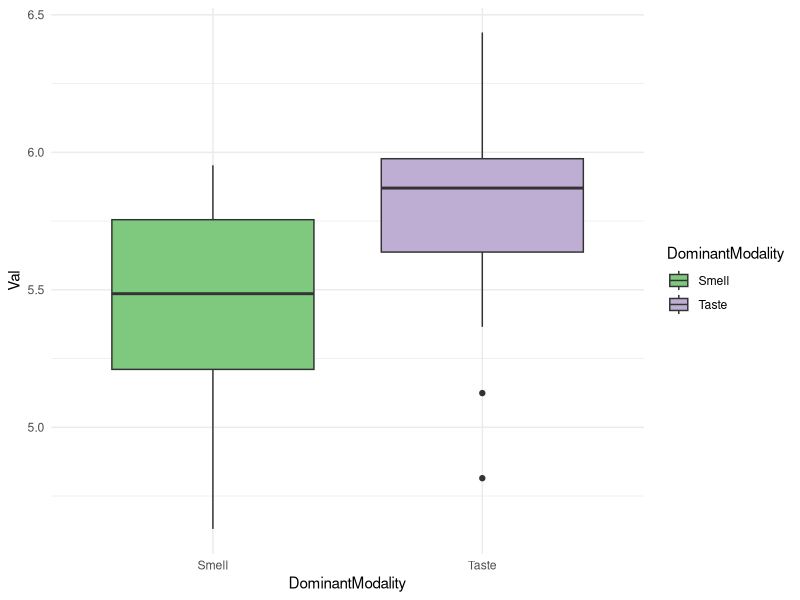
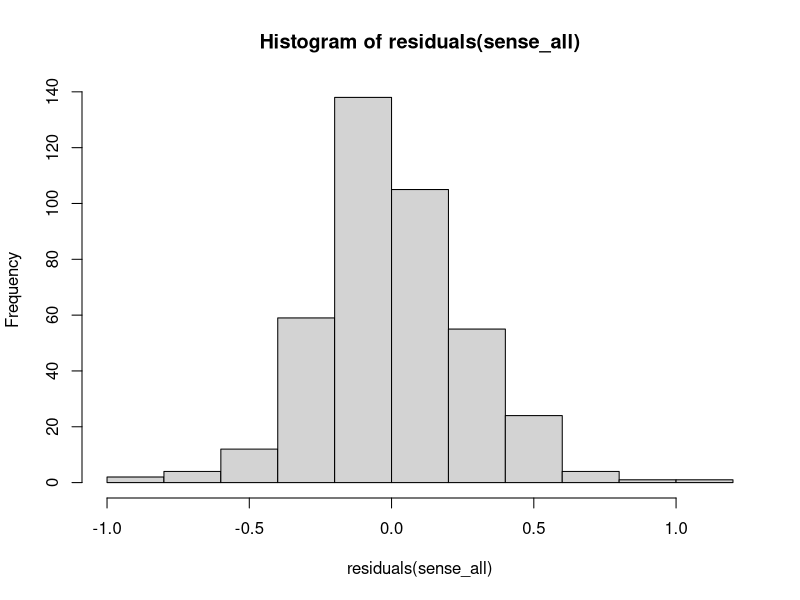
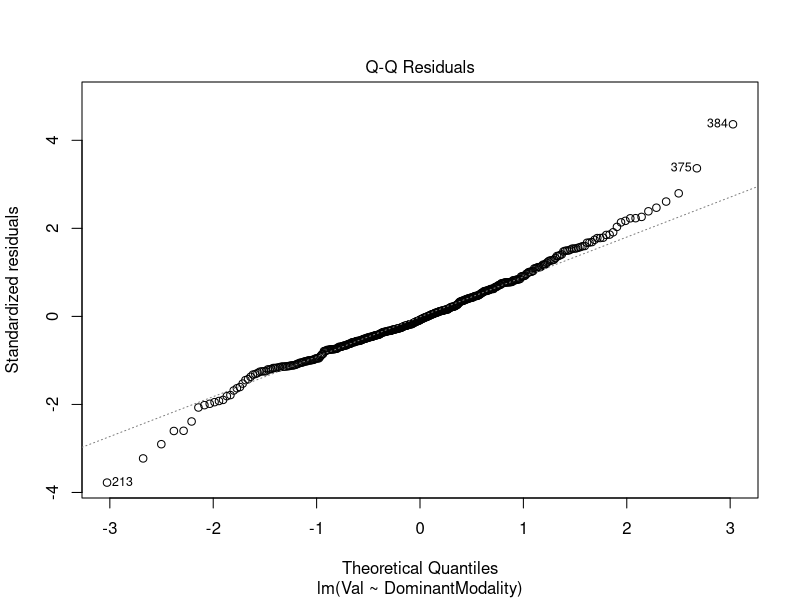

These charts were generated, in order, by the following R code: (Note: this script raises an error after producing the figures.)
## ---- chunk 1
library(tidyverse)
library(broom)
## ---- chunk 2
senses <- read_csv('winter_2016_senses_valence.csv')
senses
## ---- chunk 3
chem <- filter(senses, DominantModality %in% c('Taste', 'Smell'))
table(chem$DominantModality)
## ---- chunk 4
chem %>% group_by(DominantModality) %>%
summarize(M = mean(Val), SD = sd(Val))
## ---- chunk 5
chem %>% ggplot(aes(x = DominantModality, y = Val, fill = DominantModality)) +
geom_boxplot() + theme_minimal() +
scale_fill_brewer(palette = 'Accent')
## ---- chunk 6
chem_mdl <- lm(Val ~ DominantModality, data = chem)
summary(chem_mdl)
## ---- chunk 7
chem_preds <- tibble(DominantModality = unique(chem$DominantModality))
chem_preds
chem_preds$fit <- predict(chem_mdl, chem_preds)
chem_preds
## ---- chunk 8
chem <- mutate(chem,
DominantModality = factor(DominantModality),
ModRe = relevel(DominantModality, ref = 'Taste'))
## ---- chunk 9
levels(chem$DominantModality)
levels(chem$ModRe)
## ---- chunk 10
lm(Val ~ ModRe, data = chem)
## ---- chunk 11
unique(senses$DominantModality)
## ---- chunk 12
sense_all <- lm(Val ~ DominantModality, data = senses)
summary(sense_all)
## ---- chunk 13
sense_preds <- tibble(DominantModality = sort(unique(senses$DominantModality))) 
sense_preds$fit <- predict(sense_all, sense_preds)
sense_preds 
## ---- chunk 14
library(car)
## ---- chunk 15
shapiro.test(residuals(sense_all))
## ---- chunk 16
 hist( x = residuals( sense_all ))

## ---- chunk 17
plot( x = sense_all, which = 2 )
## ---- chunk 18
ncvTest( sense_all )

## ---- chunk 19
library(carData)
check_collinearity(model_consumer)
## ---- chunk 20
residualPlots( model = sense_all ) 
## ---- chunk 21
car::vif( mod = sense_all )
